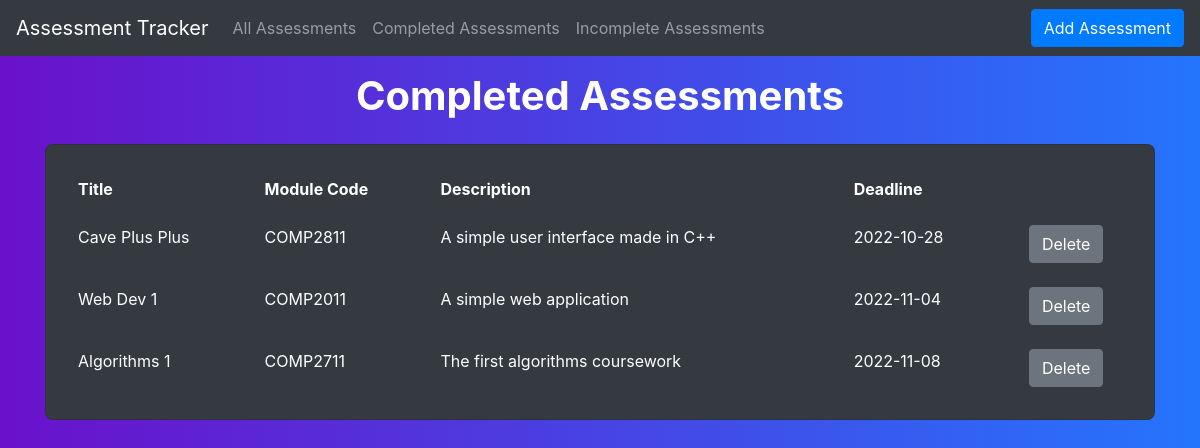
Screenshot of /completed_assessments with the database file from the repository.
### app/models.py (models this page shows)
class Assessments(db.Model):
    id = db.Column(db.Integer, primary_key=True)
    title = db.Column(db.String(30))
    module_code = db.Column(db.String(10), index=True)
    deadline = db.Column(db.Date)
    description = db.Column(db.String(125))
    complete = db.Column(db.Boolean)

### app/views.py (the view, shortened to what this page needs)
@app.route('/completed_assessments', methods=['GET', 'POST'])
def completed_assessments():
    form = AssessmentForm()
    cursor = db.engine.execute('SELECT * FROM assessments WHERE complete = 1 ORDER BY deadline ASC')
    items = cursor.fetchall()
    return render_template('completed_assessments.html',
                           title='Completed Assessments',
                           form=form,
                           items=items)

### app/forms.py
class AssessmentForm(FlaskForm):
    titleField = StringField('Assessment Title', validators=[DataRequired(), Length(min=1, max=35, message="Title cannot exceed 30 characters")])
    moduleField = StringField('Module Code', validators=[DataRequired(), Length(min=1, max=10, message="Module code cannot exceed 10 characters")])
    deadlineField = DateField('Deadline', validators=[DataRequired()])
    descriptionField = TextAreaField('Description', validators=[DataRequired(), Length(min=1, max=125, message="Description cannot exceed 125 characters")])
    completeField = BooleanField('Complete?')
    submitField = SubmitField('Submit')

### app/templates/completed_assessments.html (shortened to what this page needs)
{% extends "base.html" %}
  {% block content %}
    <div class="container">
      <div class="row justify-content-center my-3">
        <h1 class="text-white font-weight-bold">Completed Assessments</h1>
      </div>
      <div class="row justify-content-center">
        <div class="col-12">
          <div class="card bg-dark shadow-2-strong" style="border-radius: .5rem;">
            <div class="card-body">
              <div class="table-responsive">
                <table class="table table-borderless mb-0 table-hover text-white">
                  <thead class="thead-dark">
                    <tr>
                      <th scope="col">Title</th>
                      <th scope="col">Module Code</th>
                      <th scope="col">Description</th>
                      <th scope="col">Deadline</th>
                      <th scope="col"></th>
                    </tr>
                  </thead>
                  <tbody>
                    {% for item in items %}
                    <tr>
                      <td>{{item[1]}}</td>
                      <td>{{item[2]}}</td>
                      <td>{{item[4]}}</td>
                      <td>{{item[3]}}</td>
                      <td class="d-flex justify-content-center">
                        <form action="{{ url_for('delete') }}" method="post">
                          <input type="submit" class="btn mb-0 btn-xs btn-secondary" value="Delete"/>
                        </form>
                      </td>
                    </tr>
                    {% endfor %}
                  </tbody>
                </table>
              </div>
            </div>
          </div>
        </div>
      </div>
    </div>
  {% endblock %}

### rows the page displays
Assessments: title "Cave Plus Plus", module_code "COMP2811", description "A simple user interface made in C++", deadline "2022-10-28"
Assessments: title "Web Dev 1", module_code "COMP2011", description "A simple web application", deadline "2022-11-04"
Assessments: title "Algorithms 1", module_code "COMP2711", description "The first algorithms coursework", deadline "2022-11-08"
